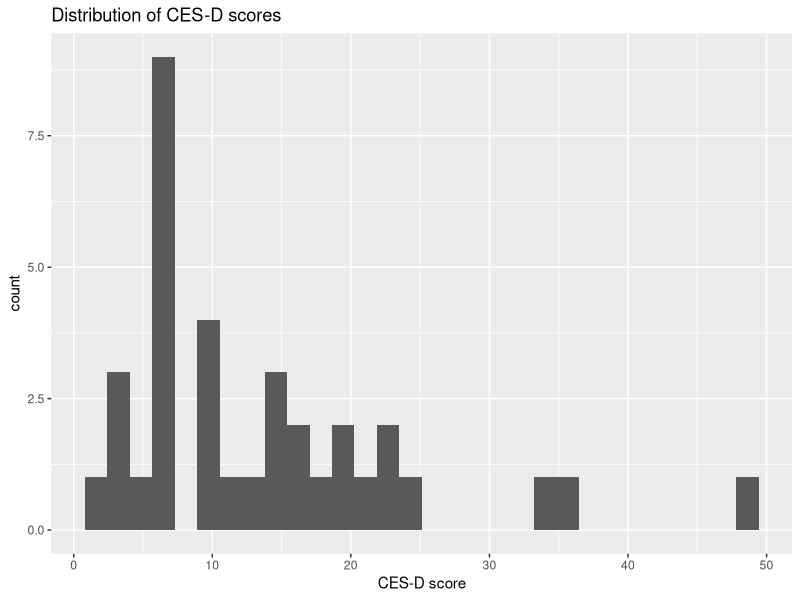

Write the R code that produced this figure.
## ---- chunk 1
library(tidyverse)
## ---- chunk 2
responses <- read_csv("data/rtLife - Pre-Scan Questionnaires_February 23, 2023_14.13.csv")
responses <- responses %>%
  slice(-(1:2))
## ---- chunk 3
# parameters
q_name = "CES-D"
factor_order = c("Rarely or none of the time (less than 1 day)",
                  "Some or a little of the time (1-2 days)",
                  "Occasionally or a moderate amount of time (3-4 days)",
                  "Most or all of the time (5-7 days)")
reversed = c(4,8,12,16)

# function
df <- responses %>%
  select(subject_id, contains(q_name))

items <- df %>%
  select(-subject_id) %>%
  colnames()

rev_items = paste0(q_name, "_", as.character(reversed))

df[items] <- lapply(df[items], factor, levels = factor_order, ordered=T)
df[items] <- lapply(df[items], FUN = function(x) as.numeric(x) - 1)

df[rev_items] <- lapply(df[rev_items], FUN = function(x) -x + 3)

totals <- df %>%
  mutate(total = rowSums(across(items))) %>%
  select(subject_id, total)
## ---- chunk 4
totals
## ---- chunk 5
#write_csv(totals, paste0(q_name, "_subject_scores.csv"))
## ---- chunk 6
ggplot(data=totals, mapping=aes(x=total)) +
  geom_histogram() +
  xlab('CES-D score') +
  labs(title = "Distribution of CES-D scores")
